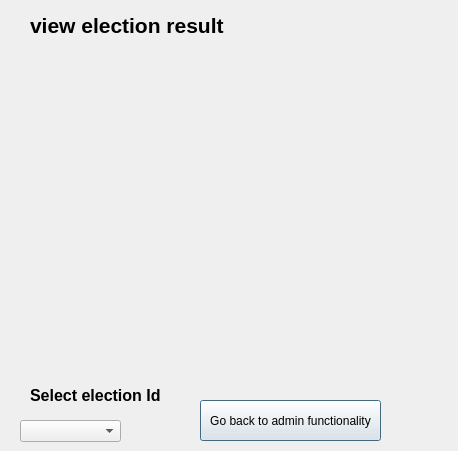
<?xml version="1.0" encoding="UTF-8"?>
<ui version="4.0">
 <class>viewResults</class>
 <widget class="QDialog" name="viewResults">
  <property name="geometry">
   <rect>
    <x>0</x>
    <y>0</y>
    <width>458</width>
    <height>451</height>
   </rect>
  </property>
  <property name="windowTitle">
   <string>Dialog</string>
  </property>
  <widget class="QLabel" name="label">
   <property name="geometry">
    <rect>
     <x>30</x>
     <y>10</y>
     <width>241</width>
     <height>31</height>
    </rect>
   </property>
   <property name="font">
    <font>
     <pointsize>16</pointsize>
     <bold>true</bold>
    </font>
   </property>
   <property name="text">
    <string>view election result</string>
   </property>
  </widget>
  <widget class="QComboBox" name="comboBox">
   <property name="geometry">
    <rect>
     <x>20</x>
     <y>420</y>
     <width>101</width>
     <height>22</height>
    </rect>
   </property>
  </widget>
  <widget class="QWidget" name="chartContainer" native="true">
   <property name="geometry">
    <rect>
     <x>30</x>
     <y>50</y>
     <width>361</width>
     <height>311</height>
    </rect>
   </property>
  </widget>
  <widget class="QLabel" name="label_2">
   <property name="geometry">
    <rect>
     <x>30</x>
     <y>380</y>
     <width>141</width>
     <height>31</height>
    </rect>
   </property>
   <property name="font">
    <font>
     <pointsize>12</pointsize>
     <bold>true</bold>
    </font>
   </property>
   <property name="text">
    <string>Select election Id</string>
   </property>
  </widget>
  <widget class="QPushButton" name="pushButton_2">
   <property name="geometry">
    <rect>
     <x>200</x>
     <y>400</y>
     <width>181</width>
     <height>41</height>
    </rect>
   </property>
   <property name="text">
    <string>Go back to admin functionality</string>
   </property>
  </widget>
 </widget>
 <resources/>
 <connections/>
</ui>
